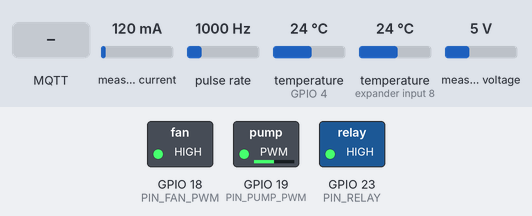
Bench run of a sketch on a simulated ESP32. Parts: switched loads named in the sketch (green lamp = pin HIGH). Wiring (inferred from the names in the program): pulse sensor: data GPIO 34. Inputs (shaded band) come from the test bench; at power-on: measured current 120 mA, pulse rate 1000 Hz, temperature (sensors on GPIO 4, expander input 8) 24 °C, measured voltage 5 V. WiFi joins after 1.5 s; servers stay silent unless stated; no MQTT or app messages arrive unless stated.

Above: at 14.4 s.
14.5 s: MQTT message "5" arrives on the first subscribed topic
At 15.8 s:
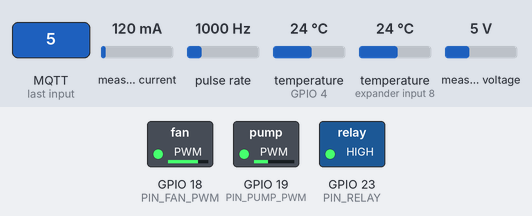
At 18.4 s:
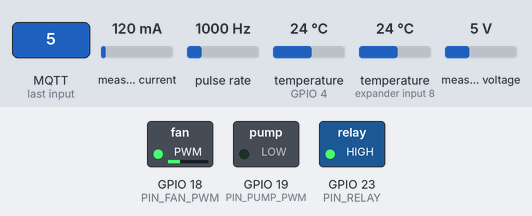
Timing chart, 0 to 25.5 s (numbered marks = the images above; inputs shaded):
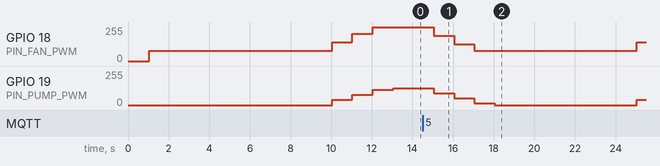

Measured:
- after the input at 14.5 s, GPIO 18 (PIN_FAN_PWM): 255/255 → 190/255 after 0.55 s, → 127/255 1.0 s later, → 76/255 1.0 s later, → 139/255 8.0 s later; GPIO 19 (PIN_PUMP_PWM): 127/255 → 89/255 after 0.55 s, → 50/255 1.0 s later, → 12/255 1.0 s later, → 0/255 1.0 s later, … (5 changes in this stretch)

The sketch:

esp32_node.ino
```cpp
/*
 * EcoAI Grid - ESP32 rack node firmware  (one board per rack)
 *
 * STATUS: written to match the simulator's Esp32Node model and docs/MQTT_CONTRACT.md. NOT yet compiled or run on
 * hardware - expect to fix pins, shunt range and library versions when the rig is assembled.
 *
 * Libraries (Arduino Library Manager): PubSubClient, OneWire, DallasTemperature, Adafruit INA219.
 *
 * Behaviour (identical to sim/Esp32Node.java):
 *   - 1 Hz: read rack temp + intake temp (DS18B20), rack power (INA219), fan tach; EMA-filter the temperatures
 *   - publish telemetry JSON to  ecoai/rack<N>/telemetry
 *   - subscribe to               ecoai/rack<N>/cmd   -> {"fan":0..1,"pump":0..1,"seq":n}
 *   - LOCAL SAFETY, works with WiFi / broker down:
 *       over-temp (>=45 C) -> open the load relay and force fan+pump 100 % until < 41 C
 *       no command for 10 s -> watchdog fail-safe: fan 100 %, pump >= 50 %
 *       temperature sensor unplugged (-127) -> fan+pump 100 %
 *   - PWM slew limiting so actuators never jump
 */
#include <WiFi.h>
#include <PubSubClient.h>
#include <OneWire.h>
#include <DallasTemperature.h>
#include <Adafruit_INA219.h>
#include <Wire.h>

// ---------------------------------------------------------------- configuration
#define RACK_ID        0
static const char* WIFI_SSID = "YOUR_WIFI";
static const char* WIFI_PASS = "YOUR_PASSWORD";
static const char* MQTT_HOST = "192.168.1.10";   // laptop running Mosquitto + the Java backend
static const int   MQTT_PORT = 1883;

#define PIN_ONEWIRE    4    // DS18B20 bus: index 0 = rack temperature, index 1 = intake (supply) temperature
#define PIN_FAN_PWM    18   // 25 kHz PWM to the 4-pin fan
#define PIN_PUMP_PWM   19   // MOSFET driving the pump
#define PIN_TACH       34   // fan tach, 2 pulses / revolution (needs a pull-up)
#define PIN_RELAY      23   // IT-load relay; HIGH = load connected (invert if your module is active-low)

static const float TRIP_C = 45.0, TRIP_RESET_C = 41.0;
static const unsigned long WATCHDOG_MS = 10000;
static const float EMA_ALPHA = 0.3f;
static const float FAN_SLEW = 0.25f, PUMP_SLEW = 0.15f;       // max duty change per second

// ---------------------------------------------------------------- state
WiFiClient wifi;
PubSubClient mqtt(wifi);
OneWire oneWire(PIN_ONEWIRE);
DallasTemperature ds(&oneWire);
Adafruit_INA219 ina;

volatile uint32_t tachPulses = 0;
void IRAM_ATTR onTach() { tachPulses++; }

float emaT = NAN, emaS = NAN;
float fanTgt = 0.3f, pumpTgt = 0.0f, fanDuty = 0.3f, pumpDuty = 0.0f;
bool trip = false, failsafe = false;
unsigned long lastCmdMs = 0, lastTickMs = 0;
char topicTel[40], topicCmd[40];

// ---------------------------------------------------------------- helpers
static bool jnum(const char* json, const char* key, float* out) {
  char pat[16];
  snprintf(pat, sizeof pat, "\"%s\":", key);
  const char* p = strstr(json, pat);
  if (!p) return false;
  *out = atof(p + strlen(pat));
  return true;
}

static float clampf(float v, float lo, float hi) { return v < lo ? lo : (v > hi ? hi : v); }

void onMessage(char* topic, byte* payload, unsigned int len) {
  char buf[128];
  len = len < sizeof(buf) - 1 ? len : sizeof(buf) - 1;
  memcpy(buf, payload, len); buf[len] = 0;
  float v;
  if (jnum(buf, "fan", &v))  fanTgt  = clampf(v, 0, 1);
  if (jnum(buf, "pump", &v)) pumpTgt = clampf(v, 0, 1);
  lastCmdMs = millis();
}

void connectNetwork() {
  if (WiFi.status() != WL_CONNECTED) { WiFi.begin(WIFI_SSID, WIFI_PASS); return; }   // non-blocking retry
  if (!mqtt.connected()) {
    char id[24];
    snprintf(id, sizeof id, "ecoai-esp32-%d", RACK_ID);
    if (mqtt.connect(id)) mqtt.subscribe(topicCmd);
  }
}

// ---------------------------------------------------------------- setup / loop
void setup() {
  Serial.begin(115200);
  snprintf(topicTel, sizeof topicTel, "ecoai/rack%d/telemetry", RACK_ID);
  snprintf(topicCmd, sizeof topicCmd, "ecoai/rack%d/cmd", RACK_ID);

  pinMode(PIN_RELAY, OUTPUT);  digitalWrite(PIN_RELAY, HIGH);
  pinMode(PIN_TACH, INPUT_PULLUP);
  attachInterrupt(digitalPinToInterrupt(PIN_TACH), onTach, FALLING);
  ledcAttach(PIN_FAN_PWM, 25000, 8);       // Arduino-ESP32 3.x API; on 2.x use ledcSetup + ledcAttachPin
  ledcAttach(PIN_PUMP_PWM, 1000, 8);

  ds.begin();
  ds.setWaitForConversion(false);          // never block the loop for the 750 ms conversion
  ds.requestTemperatures();
  ina.begin();                             // default 32 V / 2 A range - check the shunt against your max heater current

  mqtt.setServer(MQTT_HOST, MQTT_PORT);
  mqtt.setCallback(onMessage);
  lastCmdMs = millis();
  lastTickMs = millis();
}

void loop() {
  connectNetwork();
  mqtt.loop();

  unsigned long now = millis();
  if (now - lastTickMs < 1000) return;
  float dt = (now - lastTickMs) / 1000.0f;
  lastTickMs = now;

  // ---- sample
  float rawT = ds.getTempCByIndex(0), rawS = ds.getTempCByIndex(1);
  ds.requestTemperatures();                // result is read on the next tick
  bool unplugged = (rawT <= -100.0f);
  if (!unplugged) emaT = isnan(emaT) ? rawT : emaT + EMA_ALPHA * (rawT - emaT);
  if (rawS > -100.0f) emaS = isnan(emaS) ? rawS : emaS + EMA_ALPHA * (rawS - emaS);
  float powerW = ina.getPower_mW() / 1000.0f;
  noInterrupts(); uint32_t pulses = tachPulses; tachPulses = 0; interrupts();
  float rpm = (pulses / 2.0f) * 60.0f / dt;

  // ---- local safety (independent of the network)
  if (!trip && !isnan(emaT) && emaT >= TRIP_C) trip = true;
  else if (trip && emaT < TRIP_RESET_C) trip = false;
  digitalWrite(PIN_RELAY, trip ? LOW : HIGH);

  // ---- publish (before applying the new duty, same order as the simulator)
  char msg[200];
  snprintf(msg, sizeof msg,
           "{\"rack\":%d,\"t\":%lu,\"temp\":%.4f,\"supply\":%.4f,\"power\":%.3f,\"fan\":%.3f,\"pump\":%.3f,\"rpm\":%.0f,\"trip\":%d,\"fs\":%d}",
           RACK_ID, now / 1000UL, unplugged ? -127.0f : emaT, isnan(emaS) ? 24.0f : emaS, powerW,
           fanDuty, pumpDuty, rpm, trip ? 1 : 0, failsafe ? 1 : 0);
  if (mqtt.connected()) mqtt.publish(topicTel, msg);

  // ---- choose targets: backend command, overridden by the safety layers
  failsafe = (now - lastCmdMs) > WATCHDOG_MS;
  float ft = fanTgt, pt = pumpTgt;
  if (failsafe)  { ft = 1.0f; pt = pt > 0.5f ? pt : 0.5f; }
  if (unplugged) { ft = 1.0f; pt = 1.0f; }
  if (trip)      { ft = 1.0f; pt = 1.0f; }

  // ---- slew-limited PWM
  fanDuty  += clampf(ft - fanDuty,  -FAN_SLEW * dt,  FAN_SLEW * dt);
  pumpDuty += clampf(pt - pumpDuty, -PUMP_SLEW * dt, PUMP_SLEW * dt);
  ledcWrite(PIN_FAN_PWM,  (uint32_t)(fanDuty * 255));
  ledcWrite(PIN_PUMP_PWM, (uint32_t)(pumpDuty * 255));
}
```
